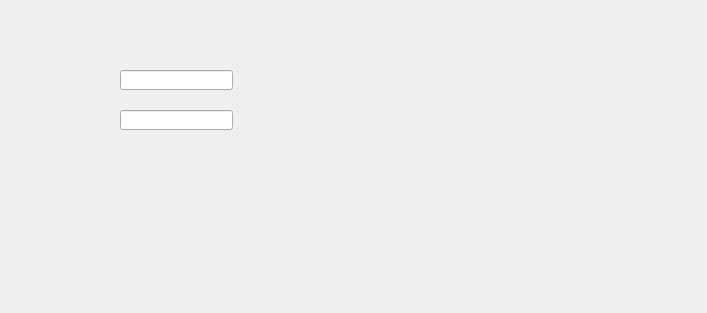
<?xml version="1.0" encoding="UTF-8"?>
<ui version="4.0">
 <class>Frame</class>
 <widget class="QFrame" name="Frame">
  <property name="geometry">
   <rect>
    <x>0</x>
    <y>0</y>
    <width>707</width>
    <height>313</height>
   </rect>
  </property>
  <property name="windowTitle">
   <string>Frame</string>
  </property>
  <widget class="QLineEdit" name="lineEdit">
   <property name="geometry">
    <rect>
     <x>120</x>
     <y>70</y>
     <width>113</width>
     <height>20</height>
    </rect>
   </property>
  </widget>
  <widget class="QLineEdit" name="lineEdit_2">
   <property name="geometry">
    <rect>
     <x>120</x>
     <y>110</y>
     <width>113</width>
     <height>20</height>
    </rect>
   </property>
  </widget>
 </widget>
 <resources/>
 <connections/>
</ui>
